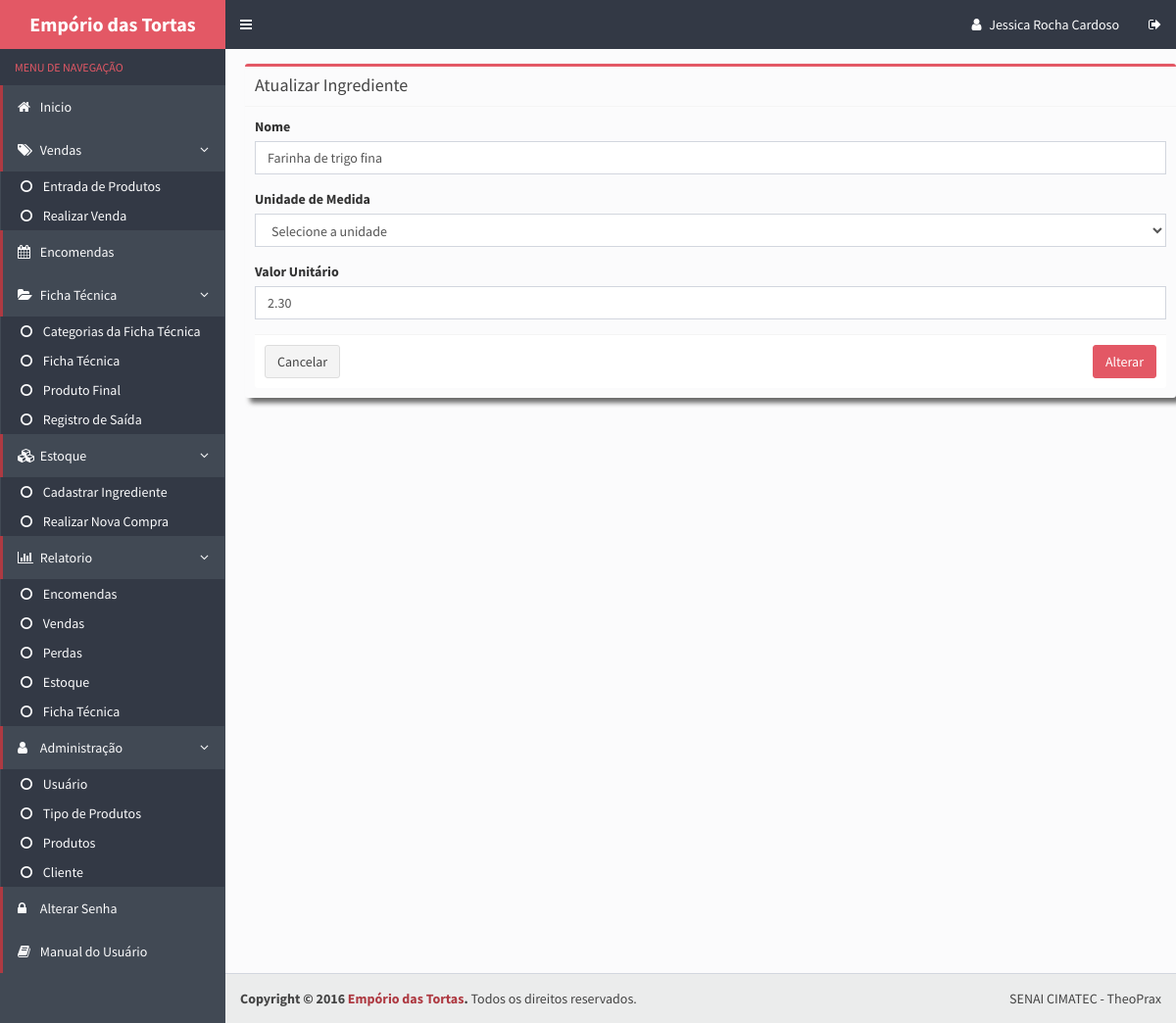
/forms/Atualizar_ingrediente.php?id=6 (signed in), run on an earlier commit of the app's database.
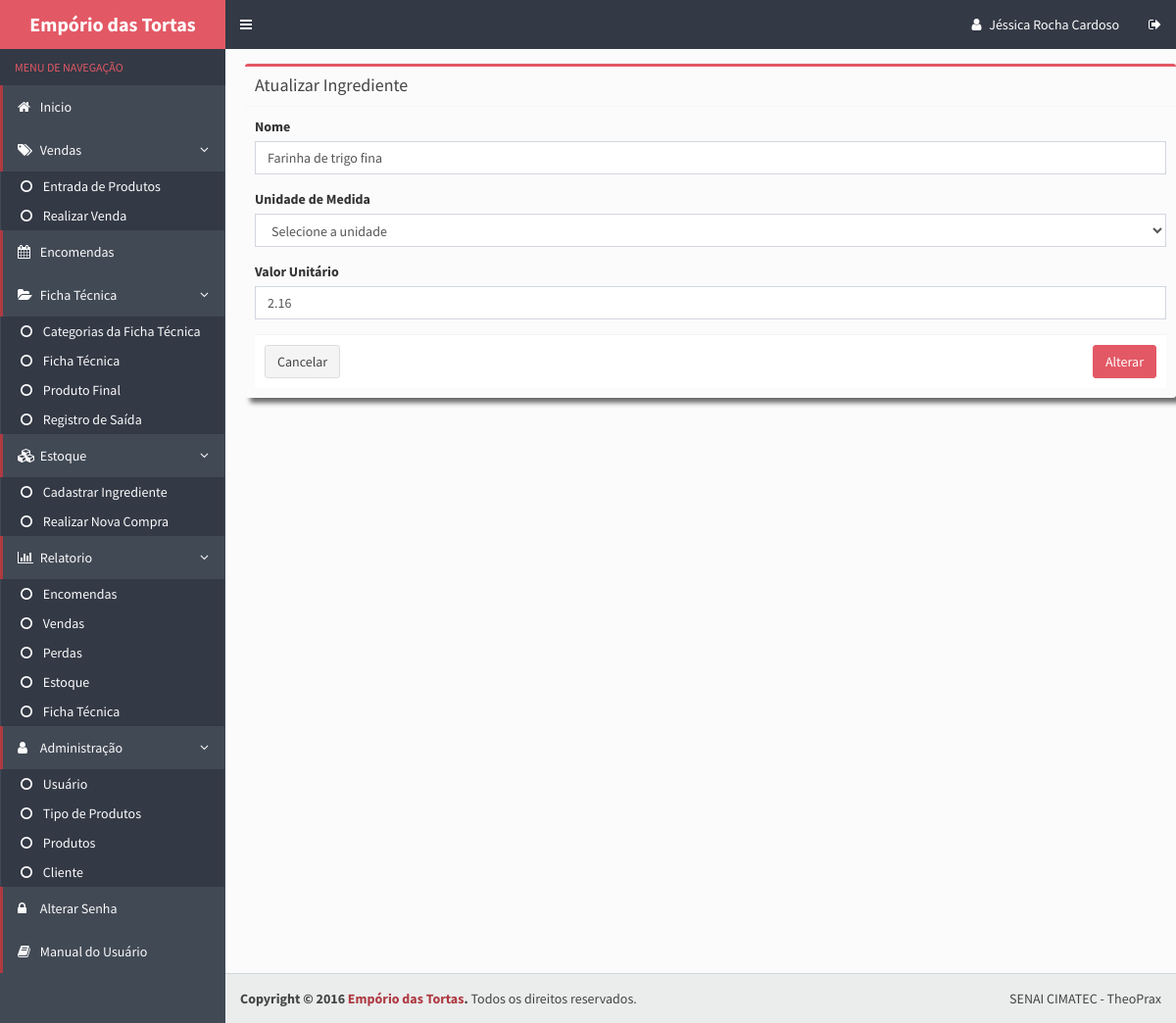
And on a later commit of the database.
### tables this page shows
CREATE TABLE IF NOT EXISTS `ingrediente` (
  `cod_ingrediente` int(11) NOT NULL AUTO_INCREMENT,
  `nome` varchar(50) NOT NULL,
  `cod_unidademedida` int(11) NOT NULL,
  `valorunitario` decimal(10,2) NOT NULL,
  PRIMARY KEY (`cod_ingrediente`),
  KEY `cod_unidademedida` (`cod_unidademedida`)
);

### forms/Atualizar_ingrediente.php (the view, shortened to what this page needs)
<?php
  $id = null;
  if ( !empty($_GET['id'])) {
    $id = $_REQUEST['id'];
  }
    $valid = true;
    if (empty($nome)) {
      $valid = false;
    }
    if (empty($unidade)) {
      $valid = false;
    }
    if (empty($valorunitario)) {
      $valid = false;
    }
    if ($valid) {
      $pdo = Database::connect();
      $pdo->setAttribute(PDO::ATTR_ERRMODE, PDO::ERRMODE_EXCEPTION);
      $sql = "UPDATE ingrediente set nome = ?, cod_unidademedida = ?, valorunitario = ? WHERE cod_ingrediente = ?";
      $q = $pdo->prepare($sql);
      $q->execute(array($nome,$unidade,$valorunitario,$id));
      Database::disconnect();
      header("Location: ../estoque.php");
    } else {
    $pdo = Database::connect();
    $pdo->setAttribute(PDO::ATTR_ERRMODE, PDO::ERRMODE_EXCEPTION);
    $sql = "SELECT ingrediente.*,unidademedida.nome as unidade FROM ingrediente
        inner join unidademedida on ingrediente.cod_unidademedida=unidademedida.cod_unidademedida
          where cod_ingrediente = ?";
    $q = $pdo->prepare($sql);
    $q->execute(array($id));
    $data = $q->fetch(PDO::FETCH_ASSOC);
    }
?>
<!DOCTYPE html>
<html>
  <head>
    <link rel="stylesheet" href="../bootstrap/css/bootstrap.css">
    <link rel="stylesheet" href="https://maxcdn.bootstrapcdn.com/font-awesome/4.4.0/css/font-awesome.min.css">
    <link rel="stylesheet" href="https://code.ionicframework.com/ionicons/2.0.1/css/ionicons.min.css">
    <link rel="stylesheet" href="../dist/css/AdminLTE.css">
    <link rel="stylesheet" href="../dist/css/skins/skin-blue.css">
  </head>
  <body class="hold-transition skin-blue sidebar-mini">
    <div class="wrapper">
      <?php include_once ("includes/header.php" )?>
      <?php include_once("includes/menu.php") ?>
      <div class="content-wrapper">
        <section class="content">
          <div class="row">
              <div class="box box-warning">
                <div class="form">
                  <div class="box-header with-border">
                  <h3 class="box-title">Atualizar Ingrediente</h3>
                  </div>
                  <div class="box-body">
                    <form action="Atualizar_ingrediente.php?id=<?php echo $id?>" method="post">
                      <div class="form-group">
                        <label>Nome</label>
                        <input name="nome" type="text" class="form-control"  value="<?php echo $data['nome'];?>">
                      </div>
                      <div class="form-group">
                        <label>Unidade de Medida</label>
                        <select name ="unidade" required="required" id="opcao" class="form-control" >
                          <option value="" disabled selected style='display:none;'>Selecione a unidade</option>
                        </select>
                      </div>
                      <div class="form-group">
                        <label>Valor Unitário</label>
                        <input type="text" class="form-control" id="valor" name="valorunitario" required="required" value="<?php echo $data['valorunitario'];?>">
                      </div>
                      <div class="box-footer">
                        <a href="../estoque.php" class="btn btn-default">Cancelar</a>
                        <button type="submit" class="btn btn-danger pull-right">Alterar</button>
                      </div>
                    </form>
                  </div>
                </div>
              </div>
            </div>
        </section>
      </div>
      <?php include_once("includes/footer.php") ?>
  </body>
</html>

### forms/includes/header.php (shortened to what this page needs)
<header class="main-header">
        <a href="../inicio.php" class="logo">
          <span class="logo-lg"><b>Empório das Tortas</b></span>
        </a>
        <nav class="navbar navbar-static-top" role="navigation">
          <a href="#" class="sidebar-toggle" data-toggle="offcanvas" role="button">
          </a>
          <div class="navbar-custom-menu">
            <ul class="nav navbar-nav">
              <li class="dropdown user user-menu">
                <a href="../inicio.php">
                <i class="fa fa-user"></i>
                  <span class="hidden-xs"><?php echo $_SESSION['UsuarioNome']; ?></span>
                </a>
              </li>
              <li>
                <a href="../conexao/logout.php"><i class="fa fa-sign-out"></i></i></a>
              </li>
            </ul>
          </div>
        </nav>
      </header>

What changed in the data, as far as the page shows it:
changed ingrediente "Farinha de trigo fina": valorunitario "2.30" → "2.16"
Also different on the page:
$_SESSION['UsuarioNome']: "Jessica Rocha Cardoso" → "Jéssica Rocha Cardoso"
